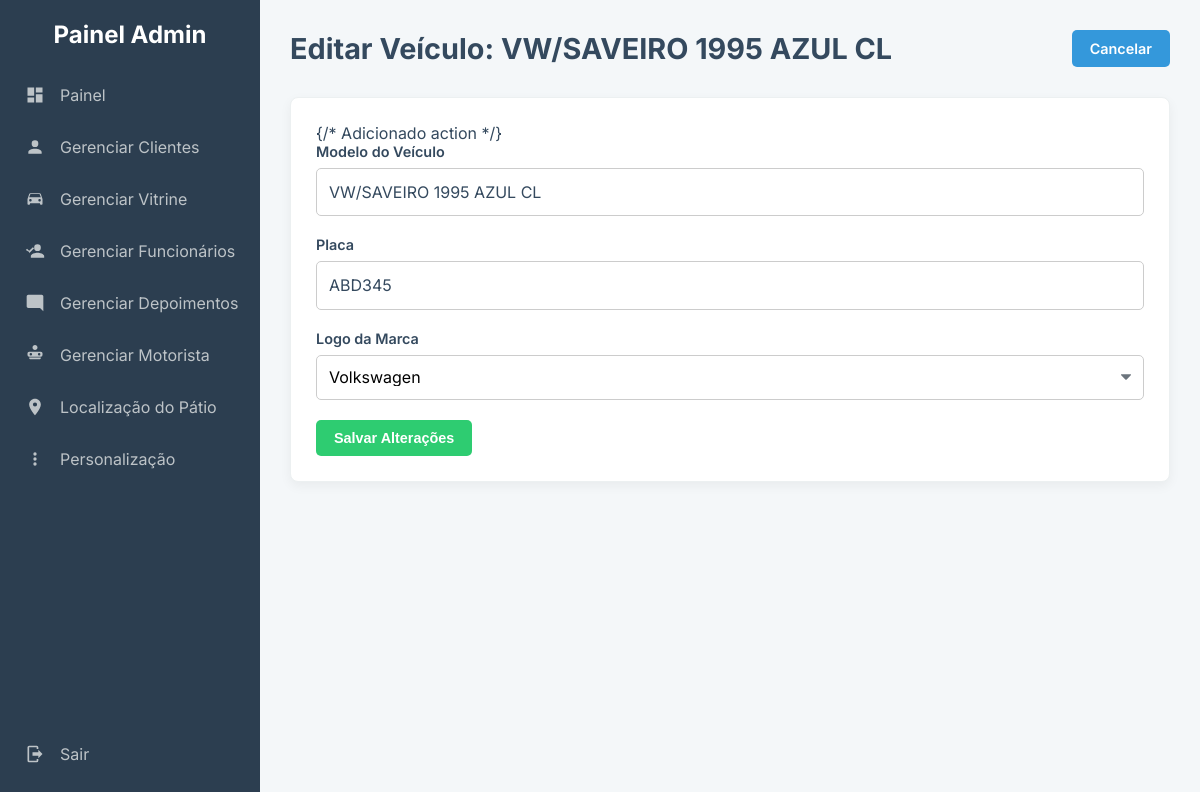
Screenshot of /admin/editar_veiculo.php?id_veiculo=38 (signed in) with the database file from the repository.
### tables this page shows
CREATE TABLE `veiculos` (
  `id` int(11) NOT NULL,
  `id_usuario` int(11) NOT NULL,
  `placa` varchar(10) NOT NULL,
  `modelo` varchar(100) NOT NULL,
  `icone_url` varchar(255) DEFAULT 'imagens/icon_car_default.png'
);

### admin/editar_veiculo.php (the view, shortened to what this page needs)
<?php
require_once 'db.php';
$id_veiculo = $_GET['id_veiculo'];
include 'admin_header.php';
$stmt_busca = $conexao->prepare("SELECT * FROM veiculos WHERE id = ?");
$stmt_busca->bind_param("i", $id_veiculo);
$stmt_busca->execute();
$veiculo = $stmt_busca->get_result()->fetch_assoc();
?>
<head>
</head>
<div class="page-header">
    <h1>Editar Veículo: <?php echo htmlspecialchars($veiculo['modelo']); ?></h1>
    <a href="gerenciar_rastreamento.php?id=<?php echo $veiculo['id_usuario']; ?>" class="btn btn-primary">Cancelar</a>
</div>
<div class="card">
    <form method="POST" action="editar_veiculo.php?id_veiculo=<?php echo $id_veiculo; ?>"> {/* Adicionado action */}
        <div class="form-group">
            <label for="modelo">Modelo do Veículo</label>
            <input type="text" id="modelo" name="modelo" value="<?php echo htmlspecialchars($veiculo['modelo']); ?>" required>
        </div>
        <div class="form-group">
            <label for="placa">Placa</label>
            <input type="text" id="placa" name="placa" value="<?php echo htmlspecialchars($veiculo['placa']); ?>">
        </div>
        <div class="form-group">
            <label for="icone_url">Logo da Marca</label>
            <select id="icone_url" name="icone_url"> {/* REMOVIDO style e class daqui */}
                <?php $logos = [
                    "imagens/logos/chevrolet.png" => "Chevrolet", "imagens/logos/citroen.png" => "Citroën",
                    "imagens/logos/hyundai.png" => "Hyundai", "imagens/logos/mercedes.png" => "Mercedes-Benz",
                    "imagens/logos/mitsubishi.png" => "Mitsubishi", "imagens/logos/renault.png" => "Renault",
                    "imagens/logos/toyota.png" => "Toyota",
                    "imagens/logos/ford.png" => "Ford",
                    "imagens/logos/honda.png" => "Honda",
                    "imagens/logos/vw.png" => "Volkswagen"
                ]; ?>
                <?php foreach ($logos as $path => $marca): ?>
                    <option value="<?php echo $path; ?>" <?php echo (isset($veiculo['icone_url']) && $veiculo['icone_url'] == $path) ? 'selected' : ''; ?>>
                        <?php echo $marca; ?>
                    </option>
                <?php endforeach; ?>
            </select>
        </div>
        <button type="submit" class="btn btn-success">Salvar Alterações</button>
    </form>
</div>
<?php include 'admin_footer.php'; ?>

### admin/css/admin_style.css (style rules this page uses)
:root { --sidebar-bg: #2c3e50; --content-bg: #f4f7f9; --card-bg: #ffffff; --primary-color: #3498db; --success-color: #2ecc71; --danger-color: #e74c3c; --warning-color: #f39c12; --text-primary: #34495e; --text-secondary: #7f8c8d; --border-color: #ecf0f1; }
* { box-sizing: border-box; margin: 0; padding: 0; }
body { font-family: 'Inter', sans-serif; background-color: var(--content-bg); color: var(--text-primary); font-size: 16px; }
.card { background-color: var(--card-bg); padding: 25px; border-radius: 8px; box-shadow: 0 4px 12px rgba(0,0,0,0.05); border: 1px solid var(--border-color); margin-bottom: 30px; }
.page-header { display: flex; justify-content: space-between; align-items: center; margin-bottom: 30px; flex-wrap: wrap; gap: 15px; }
.page-header h1 { font-size: 1.8em; color: var(--text-primary); margin: 0; }
.btn { padding: 10px 18px; border: none; border-radius: 5px; font-size: 0.9em; font-weight: 600; text-decoration: none; cursor: pointer; color: #fff; display: inline-block; text-align: center; transition: background-color 0.2s, transform 0.1s; white-space: nowrap; }
.btn-primary { background-color: var(--primary-color); }
.btn-success { background-color: var(--success-color); }
.form-group { margin-bottom: 20px; }
.form-group label { display: block; font-weight: 600; margin-bottom: 8px; font-size: 0.9em; color: var(--text-primary); }
.form-group input[type="text"], .form-group input[type="password"], .form-group input[type="email"], .form-group input[type="number"], .form-group input[type="date"], .form-group textarea { width: 100%; padding: 12px; border: 1px solid #ccc; border-radius: 5px; font-size: 1em; font-family: inherit; line-height: 1.4; background-color: #fff; color: var(--text-primary); box-sizing: border-box; }
.form-group select { width: 100%; padding: 12px; border: 1px solid #ccc; border-radius: 5px; font-size: 1em; font-family: inherit; height: 45px; background-color: #fff; box-sizing: border-box; -webkit-appearance: none; -moz-appearance: none; appearance: none; background-repeat: no-repeat; background-position: right 12px top 50%; background-size: .65em auto; cursor: pointer; }

### rows the page displays
veiculos: modelo "VW/SAVEIRO 1995 AZUL CL", placa "ABD345", icone_url "Volkswagen"
